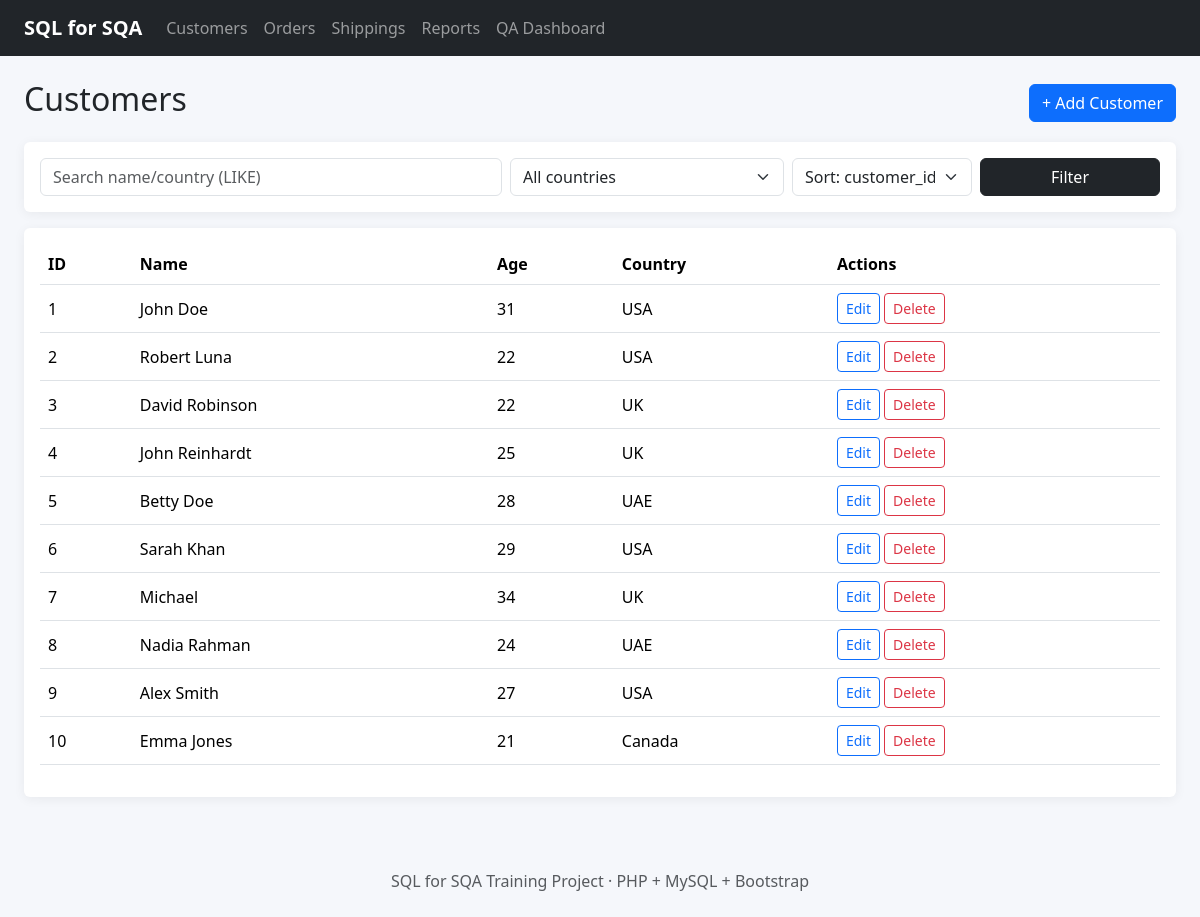
The page /customers.php on the database its author committed.
### tables this page shows
CREATE TABLE customers (
    customer_id INT AUTO_INCREMENT PRIMARY KEY,
    first_name VARCHAR(50) NOT NULL,
    last_name VARCHAR(50) NULL,
    age INT NULL,
    country VARCHAR(50) NOT NULL
);

### public/customers.php (the view, shortened to what this page needs)
<?php
require_once __DIR__ . '/../config/database.php';
$q = trim($_GET['q'] ?? '');
$country = trim($_GET['country'] ?? '');
$sort = $_GET['sort'] ?? 'customer_id';
$allowed = ['customer_id', 'first_name', 'last_name', 'age', 'country'];
$sql = 'SELECT * FROM customers WHERE 1=1';
$params = [];
$sql .= " ORDER BY `$sort`";
$stmt = $pdo->prepare($sql);
$stmt->execute($params);
$rows = $stmt->fetchAll();
$countries = $pdo->query('SELECT DISTINCT country FROM customers ORDER BY country')->fetchAll();
include 'header.php';
?>
<div class="d-flex justify-content-between align-items-center mb-3">
    <h2>Customers</h2><a class="btn btn-primary" href="../customers/create.php">+ Add Customer</a>
</div>
<form class="card p-3 mb-3">
    <div class="row g-2">
        <div class="col-md-5"><input class="form-control" name="q" value="<?= htmlspecialchars($q) ?>" placeholder="Search name/country (LIKE)"></div>
        <div class="col-md-3"><select class="form-select" name="country">
                <option value="">All countries</option><?php foreach ($countries as $c): ?><option <?= $country === $c['country'] ? 'selected' : '' ?>><?= htmlspecialchars($c['country']) ?></option><?php endforeach; ?>
            </select></div>
        <div class="col-md-2"><select class="form-select" name="sort"><?php foreach ($allowed as $s): ?><option value="<?= $s ?>" <?= $sort === $s ? 'selected' : '' ?>>Sort: <?= $s ?></option><?php endforeach; ?></select></div>
        <div class="col-md-2"><button class="btn btn-dark w-100">Filter</button></div>
    </div>
</form>
<div class="card p-3">
    <div class="table-responsive">
        <table class="table table-hover align-middle">
            <thead>
                <tr>
                    <th>ID</th>
                    <th>Name</th>
                    <th>Age</th>
                    <th>Country</th>
                    <th>Actions</th>
                </tr>
            </thead>
            <tbody><?php foreach ($rows as $r): ?><tr>
                        <td><?= $r['customer_id'] ?></td>
                        <td><?= htmlspecialchars($r['first_name'] . ' ' . ($r['last_name'] ?? '')) ?></td>
                        <td><?= htmlspecialchars((string)$r['age']) ?></td>
                        <td><?= htmlspecialchars($r['country']) ?></td>
                        <td><a class="btn btn-sm btn-outline-primary" href="../customers/edit.php?id=<?= $r['customer_id'] ?>">Edit</a> <a class="btn btn-sm btn-outline-danger" onclick="return confirm('Delete this customer?')" href="../customers/delete.php?id=<?= $r['customer_id'] ?>">Delete</a></td>
                    </tr><?php endforeach; ?></tbody>
        </table>
    </div>
</div>
<?php include 'footer.php'; ?>

### public/header.php (shortened to what this page needs)
<?php
$base = '/sql-sqa-project';
?>
<!doctype html>
<html lang="en">
<head>
<link href="https://cdn.jsdelivr.net/npm/bootstrap@5.3.3/dist/css/bootstrap.min.css" rel="stylesheet">
<link href="<?= $base ?>/assets/css/style.css" rel="stylesheet">
</head>
<body>
<nav class="navbar navbar-expand-lg bg-dark navbar-dark mb-4">
<div class="container-fluid px-4">
<a class="navbar-brand" href="<?= $base ?>/public/index.php">SQL for SQA</a>
<div class="collapse navbar-collapse" id="nav">
<ul class="navbar-nav me-auto">
<li class="nav-item"><a class="nav-link" href="<?= $base ?>/public/customers.php">Customers</a></li>
<li class="nav-item"><a class="nav-link" href="<?= $base ?>/public/orders.php">Orders</a></li>
<li class="nav-item"><a class="nav-link" href="<?= $base ?>/public/shippings.php">Shippings</a></li>
<li class="nav-item"><a class="nav-link" href="<?= $base ?>/public/reports.php">Reports</a></li>
<li class="nav-item"><a class="nav-link" href="<?= $base ?>/public/qa-dashboard.php">QA Dashboard</a></li>
</ul>
</div></div></nav>
<main class="container-fluid px-4 pb-5">

### public/footer.php (shortened to what this page needs)
</main>
<footer class="text-center text-muted py-4">SQL for SQA Training Project · PHP + MySQL + Bootstrap</footer>
</body></html>

### assets/css/style.css (style rules this page uses)
body { background:#f5f7fb; }
.navbar-brand { font-weight:700; }
.card { border:0; box-shadow:0 2px 12px rgba(0,0,0,.06); }
.table thead th { white-space:nowrap; }

### rows shown on the page
customers: customer_id "1", first_name+last_name "John Doe", age "31", country "USA"
customers: customer_id "2", first_name+last_name "Robert Luna", age "22", country "USA"
customers: customer_id "3", first_name+last_name "David Robinson", age "22", country "UK"
customers: customer_id "4", first_name+last_name "John Reinhardt", age "25", country "UK"
customers: customer_id "5", first_name+last_name "Betty Doe", age "28", country "UAE"
customers: customer_id "6", first_name+last_name "Sarah Khan", age "29", country "USA"
customers: customer_id "7", first_name+last_name "Michael", age "34", country "UK"
customers: customer_id "8", first_name+last_name "Nadia Rahman", age "24", country "UAE"
customers: customer_id "9", first_name+last_name "Alex Smith", age "27", country "USA"
customers: customer_id "10", first_name+last_name "Emma Jones", age "21", country "Canada"
